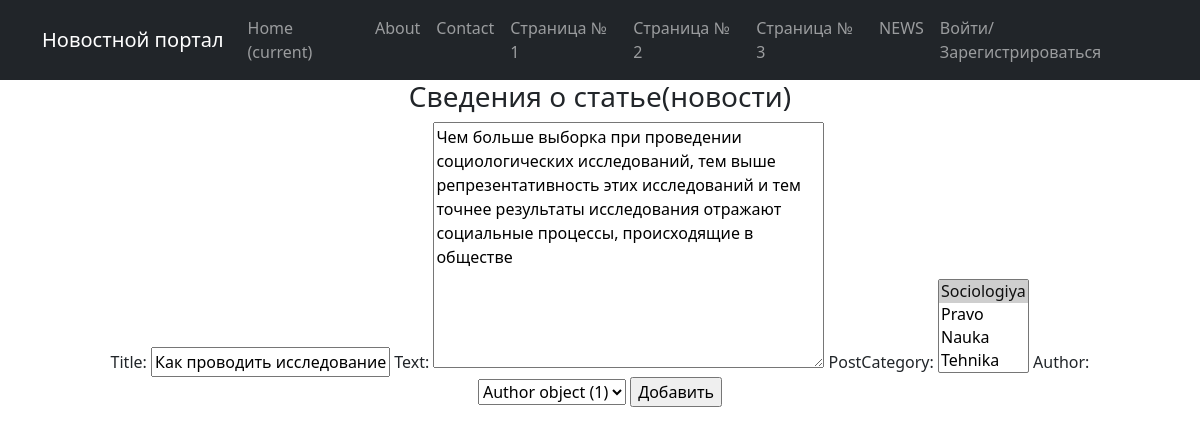
The page /news/create/1 on the database its author committed.
### news/models.py (models this page shows, shortened)
class Post(models.Model):
    author = models.ForeignKey(Author, on_delete=models.CASCADE)
    NEWS = 'NW'
    ARTICLE = 'AR'
    CATEGORY_CHOICES = (
        (NEWS, 'Новость'),
        (ARTICLE, 'Статья'),
    )
    categoryType = models.CharField(max_length=2, choices=CATEGORY_CHOICES, default=ARTICLE)
    dateCreation = models.DateTimeField(auto_now_add=True)
    postCategory = models.ManyToManyField(Category, through='PostCategory')
    title = models.CharField(max_length=128)
    text = models.TextField()
    rating = models.SmallIntegerField(default=0)

### news/views.py (the view)
# urls.py: path('create/<int:pk>', PostUpdateView.as_view(), name='news_update'),
class PostUpdateView(UpdateView):
    template_name = 'news/news_create.html'
    form_class = PostForm
    def get_object(self, **kwargs):
        id = self.kwargs.get('pk')
        return Post.objects.get(pk=id)

### news/forms.py
class PostForm(ModelForm):
    class Meta:
        model = Post
        fields = ['title', 'text', 'postCategory', 'author']

### news/models.py (called while the page is built)
    def __str__(self):
        return f'{self.name.title()}'

### templates/news/news_create.html (shortened to what this page needs)
{% extends 'flatpages/default.html' %}
{% block content %}
<h3>Сведения о статье(новости)</h3>
<form method="POST">
    {{ form }}
    <input type="submit" value="Добавить">
</form>
{% endblock content %}

### rows shown on the page
Post: title "Как проводить исследование", text "Чем больше выборка при проведении социологических исследований, тем выше репрезентативность этих исследований и тем точнее результаты исследования отражают социальные процессы, происходящие в обществе", author "Author object (1)"
